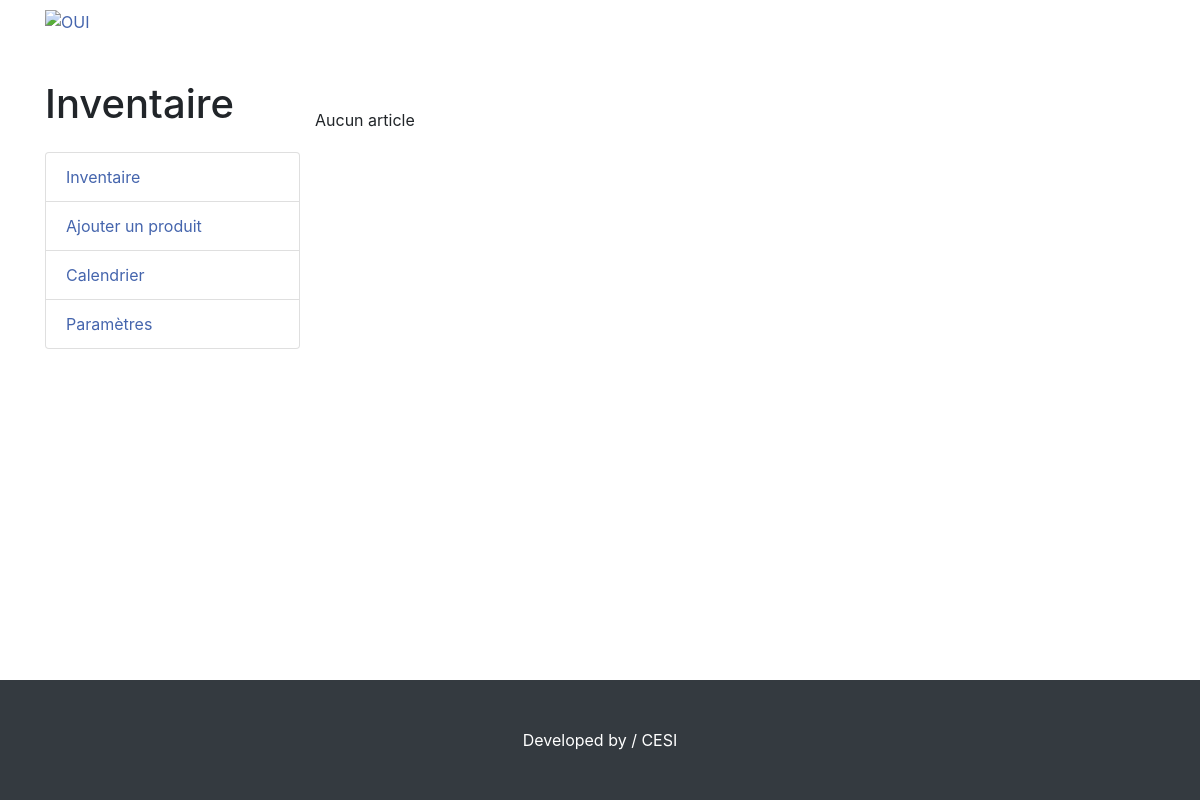
Before: / with the older database file.
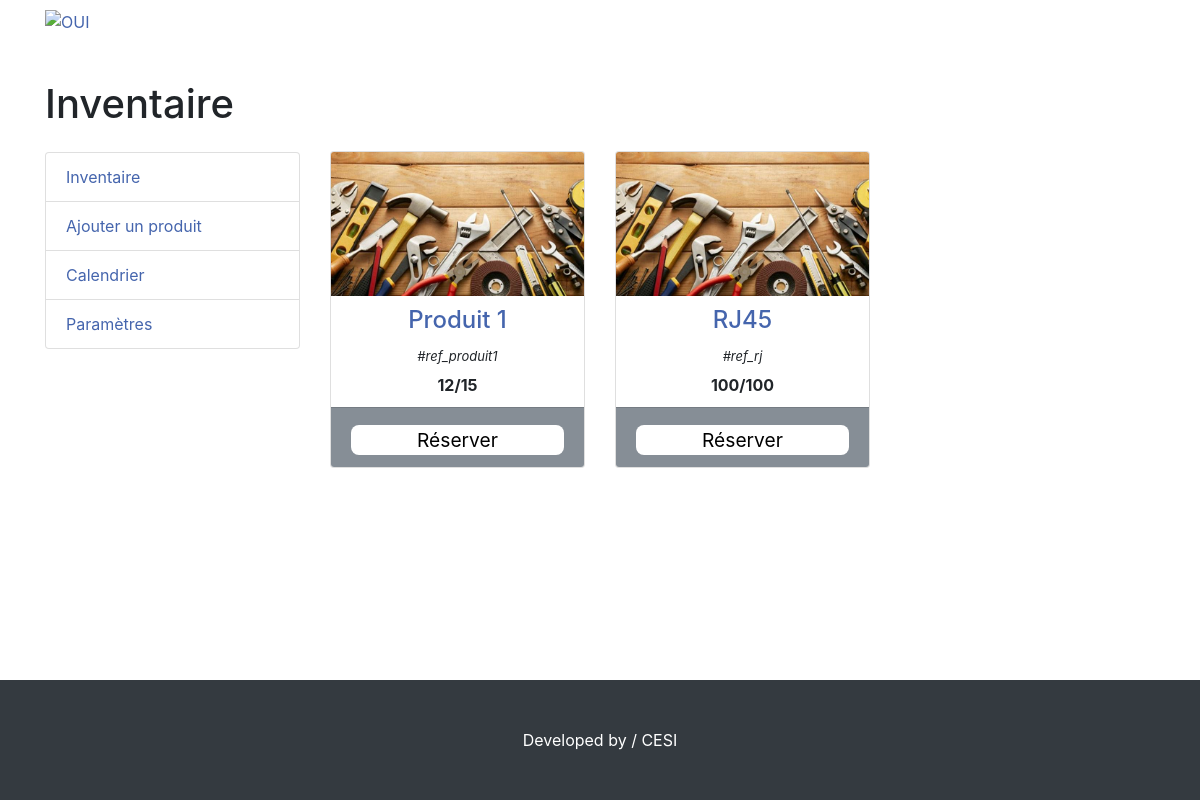
After: the same page with the newer database file.
### inventaire/models.py (models this page shows, shortened)
class product (models.Model):
    product_Name = models.CharField(max_length=100)
    product_Ref = models.CharField(max_length=200)
    available_Product = models.PositiveIntegerField(null=True)
    stock = models.PositiveIntegerField(null=True)
    id_Category = models.ForeignKey(category, on_delete=models.CASCADE)

### inventaire/views.py (the view)
# urls.py: 2. Add a URL to urlpatterns:  path('', views.home, name='home')
def home(request):
    produit = product.objects.all()
    return render(request, 'inventaire/home-inventaire.html', {'oui':produit})

### inventaire/templates/inventaire/home-inventaire.html (shortened to what this page needs)
{% extends "base.html" %}
{% load static %}
{% block content %}
    <div style="margin-top: 52px" class="col-lg-9">
    <div class="row">
{% for produit in oui %}
        <div style="padding-top: 5%" class="col-lg-4 col-md-6 mb-4">
            <div  class="card h-100">
                <a href="#"><img class="card-img-top" src="../../static/gestion/outils.jpg" alt=""></a>
                <div class="card-body">
                    <h4 class="card-title">
                        <a href="#">{{ produit.product_Name }}</a>
                    </h4>
                    <p class="card-text-ref"> #{{ produit.product_Ref }}</p>
                    <p class="card-text"> {{ produit.available_Product }}/{{ produit.stock }}</p>
                </div>
                <div class="card-footer">
                    <form action="../reservation/" method="post">
                        <button class="button-perso" type="submit">Réserver</button>
                    </form>
                </div>
            </div>
        </div>
{%  empty  %}
    <p>Aucun article</p>
{% endfor %}
{% endblock %}

### templates/base.html (shortened to what this page needs)
{% load static %}
<!DOCTYPE html>
<html lang="fr">
<head>
    <link href="{% static 'css/bootstrap.min.css' %}" rel="stylesheet">
    <link  rel="stylesheet" href="{% static 'css/shop-homepage.css' %}">
</head>
<body>
   <section id="content">
       <nav class="navbar navbar-expand-lg fixed-top">
    <div class="container">
        <a href=""><img src="http://www.alsacetech.org/wp-content/uploads/2018/12/Cesi_Logo_INGENIEUR_quadri.png" alt="OUI" width="180"></a>
    </div>
       </nav>
       <div class="container">
           <div class="row">
               <div class="col-lg-3">
                   <h1 class="my-4">Inventaire</h1>
                   <div class="list-group">
                       <a href="../home" class="list-group-item">Inventaire</a>
                       <a href="../maj" class="list-group-item">Ajouter un produit</a>
                       <a href="../historique" class="list-group-item">Calendrier</a>
                       <a href="../../admin" class="list-group-item">Paramètres</a>
                   </div>
               </div>
       {% block content %}
       {% endblock %}
           </div>
       </div>
   </section>
<footer class="py-xl-5 bg-dark" style="position: fixed;bottom:0; width: 100%;">
      <div class="container">
        <p class="m-0 text-center text-white">Developed by / CESI</p>
      </div>
    </footer>
</body>
</html>

### inventaire/static/css/shop-homepage.css (style rules this page uses)
body { padding-top: 54px; }
@media (min-width: 992px) { body { padding-top: 56px; } }
body { background-color: #ffffff; }
.list-group-item { position: relative; display: block; padding: 0.75rem 1.25rem; margin-bottom: -1px; background-color: white; border: 1px solid rgba(0, 0, 0, 0.125); }
.card-footer { padding: 0.75rem 1.25rem; background-color: #868e96; border-top: 1px solid rgba(0, 0, 0, 0.125); text-align: center; font-size: larger; }
.button-perso { color: black; margin-top: 5px; background-color: white; border: none; margin-right: 2%; display: inline-block; border-radius: 8px; width: 100%; }
a { color: #4565AD; }
#content { background-color: white; }
.card-title { text-align: center; margin-top: -10px; }
.card-text-ref { text-align: center; font-style: italic; font-size: small; }
.card-text { margin-top: -10px; text-align: center; font-weight: bold; }
.card-footer { margin-top: -10px; }

Changed rows visible on the page:
added product: product_Name "Produit 1", product_Ref "ref_produit1", available_Product "12", stock "15"
added product: product_Name "RJ45", product_Ref "ref_rj", available_Product "100", stock "100"
Other visible differences:
text no longer shown: "Aucun article"
